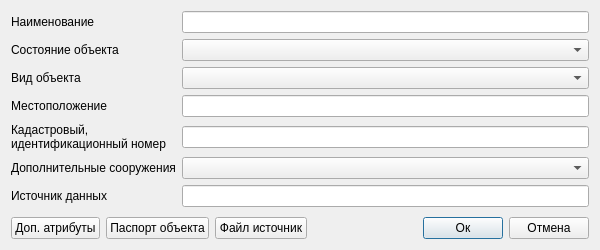
<?xml version="1.0" encoding="UTF-8"?>
<ui version="4.0">
 <class>Dialog</class>
 <widget class="QDialog" name="Dialog">
  <property name="geometry">
   <rect>
    <x>0</x>
    <y>0</y>
    <width>600</width>
    <height>250</height>
   </rect>
  </property>
  <property name="minimumSize">
   <size>
    <width>600</width>
    <height>250</height>
   </size>
  </property>
  <property name="windowTitle">
   <string>Объекты жидких углеводородов (полигон)</string>
  </property>
  <property name="accessibleName">
   <string notr="true">btnSave</string>
  </property>
  <layout class="QVBoxLayout" name="verticalLayout_2">
   <item>
    <layout class="QGridLayout" name="gridLayout_2">
     <item row="0" column="1">
      <layout class="QHBoxLayout" name="horizontalLayout_4">
       <item>
        <layout class="QGridLayout" name="gridLayout_3">
         <item row="1" column="0">
          <widget class="QLabel" name="label_10">
           <property name="text">
            <string>Состояние объекта</string>
           </property>
          </widget>
         </item>
         <item row="3" column="0">
          <widget class="QLabel" name="label_3">
           <property name="text">
            <string>Местоположение</string>
           </property>
          </widget>
         </item>
         <item row="0" column="0">
          <widget class="QLabel" name="label">
           <property name="text">
            <string>Наименование</string>
           </property>
          </widget>
         </item>
         <item row="2" column="1">
          <widget class="QComboBox" name="cbObjectType">
           <property name="accessibleName">
            <string notr="true">cbPipeType</string>
           </property>
          </widget>
         </item>
         <item row="0" column="1">
          <widget class="QLineEdit" name="tbDenomination">
           <property name="clearButtonEnabled">
            <bool>true</bool>
           </property>
          </widget>
         </item>
         <item row="6" column="0">
          <widget class="QLabel" name="label_25">
           <property name="text">
            <string>Источник данных</string>
           </property>
          </widget>
         </item>
         <item row="4" column="0">
          <widget class="QLabel" name="label_24">
           <property name="text">
            <string>Кадастровый,
идентификационный номер</string>
           </property>
          </widget>
         </item>
         <item row="6" column="1">
          <widget class="QLineEdit" name="tbDataSource">
           <property name="clearButtonEnabled">
            <bool>true</bool>
           </property>
          </widget>
         </item>
         <item row="1" column="1">
          <widget class="QComboBox" name="cbObjectState">
           <property name="accessibleName">
            <string notr="true">cbPipeType</string>
           </property>
          </widget>
         </item>
         <item row="2" column="0">
          <widget class="QLabel" name="label_11">
           <property name="text">
            <string>Вид объекта</string>
           </property>
          </widget>
         </item>
         <item row="4" column="1">
          <widget class="QLineEdit" name="tbCadastralNumber">
           <property name="clearButtonEnabled">
            <bool>true</bool>
           </property>
          </widget>
         </item>
         <item row="3" column="1">
          <widget class="QLineEdit" name="tbLocation">
           <property name="clearButtonEnabled">
            <bool>true</bool>
           </property>
          </widget>
         </item>
         <item row="5" column="0">
          <widget class="QLabel" name="label_2">
           <property name="text">
            <string>Дополнительные сооружения</string>
           </property>
          </widget>
         </item>
         <item row="5" column="1">
          <widget class="QComboBox" name="cbAdditionalStructures"/>
         </item>
        </layout>
       </item>
      </layout>
     </item>
     <item row="3" column="1">
      <layout class="QHBoxLayout" name="horizontalLayout">
       <item>
        <widget class="QPushButton" name="btnAdditionalAttributes">
         <property name="text">
          <string>Доп. атрибуты</string>
         </property>
        </widget>
       </item>
       <item>
        <widget class="QPushButton" name="btnObjectPassport">
         <property name="text">
          <string>Паспорт объекта</string>
         </property>
        </widget>
       </item>
       <item>
        <widget class="QPushButton" name="btnDownloadFiles">
         <property name="text">
          <string>Файл источник</string>
         </property>
        </widget>
       </item>
       <item>
        <spacer name="horizontalSpacer">
         <property name="orientation">
          <enum>Qt::Horizontal</enum>
         </property>
         <property name="sizeHint" stdset="0">
          <size>
           <width>40</width>
           <height>20</height>
          </size>
         </property>
        </spacer>
       </item>
       <item>
        <widget class="QPushButton" name="btnOk">
         <property name="accessibleName">
          <string notr="true">btnSave</string>
         </property>
         <property name="text">
          <string>Ок</string>
         </property>
         <property name="default">
          <bool>true</bool>
         </property>
        </widget>
       </item>
       <item>
        <widget class="QPushButton" name="btnCancel">
         <property name="accessibleName">
          <string notr="true">btnCancel</string>
         </property>
         <property name="text">
          <string>Отмена</string>
         </property>
        </widget>
       </item>
      </layout>
     </item>
     <item row="2" column="1">
      <layout class="QHBoxLayout" name="horizontalLayout_2">
       <item>
        <spacer name="verticalSpacer">
         <property name="orientation">
          <enum>Qt::Vertical</enum>
         </property>
         <property name="sizeHint" stdset="0">
          <size>
           <width>20</width>
           <height>40</height>
          </size>
         </property>
        </spacer>
       </item>
      </layout>
     </item>
    </layout>
   </item>
  </layout>
 </widget>
 <tabstops>
  <tabstop>tbDenomination</tabstop>
  <tabstop>cbObjectState</tabstop>
  <tabstop>cbObjectType</tabstop>
  <tabstop>tbLocation</tabstop>
  <tabstop>tbCadastralNumber</tabstop>
  <tabstop>cbAdditionalStructures</tabstop>
  <tabstop>tbDataSource</tabstop>
  <tabstop>btnAdditionalAttributes</tabstop>
  <tabstop>btnObjectPassport</tabstop>
  <tabstop>btnDownloadFiles</tabstop>
  <tabstop>btnOk</tabstop>
  <tabstop>btnCancel</tabstop>
 </tabstops>
 <resources/>
 <connections/>
</ui>
